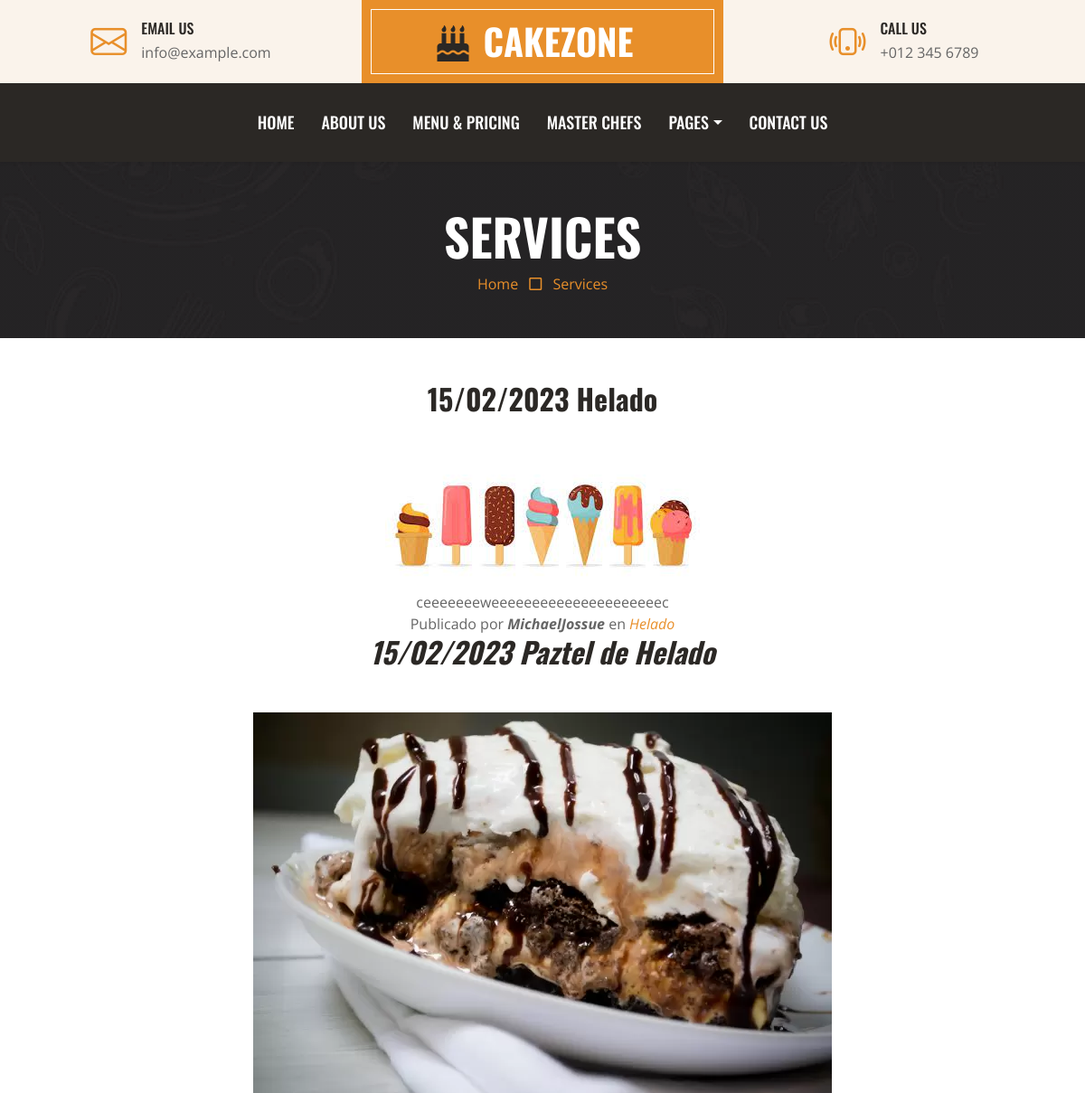
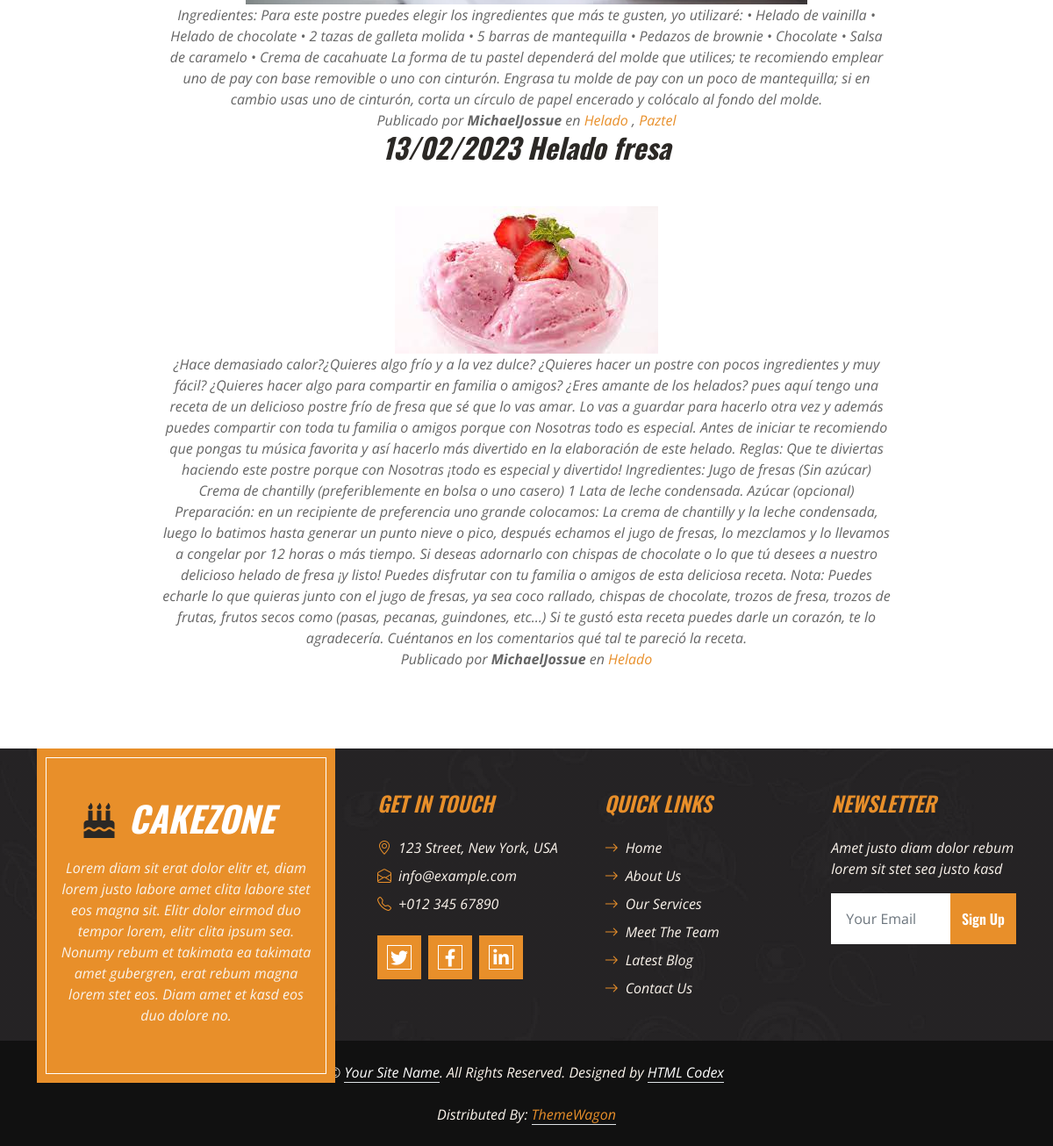
The page /services/category/2/ on the database its author committed (2 pictures, top to bottom).
### services/models.py (models this page shows, shortened)
class Services(models.Model):
    title= models.CharField(max_length=200, verbose_name="Titulo")
    content=models.TextField(verbose_name="Contenido")
    published=models.DateTimeField(verbose_name="Fecha de publicacion", default=now)
    image=models.ImageField(verbose_name="Imagen", upload_to="blogs")
    author=models.ForeignKey(User, verbose_name="Autor", on_delete=models.CASCADE)
    categories=models.ManyToManyField(Category, verbose_name="Categorias")
    created=models.DateTimeField(auto_now_add=True, verbose_name="Fecha de creacion")
    updated= models.DateTimeField(
        auto_now=True, verbose_name="fecha de edicion")
    class Meta:
        verbose_name="Receta"
        verbose_name_plural="Recetas"
        ordering = ["-created"]

class Category(models.Model):
    name=models.CharField(max_length=200, verbose_name="Nombre")
    created=models.DateTimeField(auto_now_add=True, verbose_name="Fecha de creacion")
    updated= models.DateTimeField(
        auto_now=True, verbose_name="fecha de edicion")
    class Meta:
        verbose_name = "Categoria"
        verbose_name_plural = "Categorias"
        ordering = ["-created"]

### services/views.py (the view)
# urls.py: path('category/<int:category_id>/', views.category, name ="category")
def category(request, category_id):
   category=get_object_or_404(Category, id=category_id)
   services=Services.objects.filter(categories=category)
   return render (request, "services/category.html", {'services': services})

### social/processors.py (called while the page is built)
def ctx_dict(request):
    ctx={}
    link=Link.objects.all()
    for links in link:
        ctx[links.key]= links.url #llenamos el diccionario
    return ctx

### services/templates/services/category.html (shortened to what this page needs)
{% extends 'core/base.html' %}
{%block content%}
{%load static%}
    <div class="container-fluid bg-dark bg-img p-5 mb-5">
        <div class="row">
            <div class="col-12 text-center">
                <h1 class="display-4 text-uppercase text-white">Services</h1>
                <a href="{%url 'home'%}">Home</a>
                <i class="far fa-square text-primary px-2"></i>
                <a href="{%url 'services'%}">Services</a>
            </div>
        </div>
    </div>
    {%for receta in services%}
    <section class="page-section cta">
      <div class="container">
        <div class="row">
          <div class="col-xl-9 mx-auto">
            <div class="cta-innerv text-center rounded">
              <h2 class="section-heading mb-5">
                <span class="section-heading-upper">{{receta.published|date:"SHORT_DATE_FORMAT"}}</span>
                <span class="section-heading-lower">{{receta.title}}</span>
              </h2>
              <p class="mb-0">
                <img class="mx-auto d-flex rounded img-fluid mb-3 mb-lg-0" src="{{receta.image.url}}" alt="">
              </p>
              <p class="mb-0 mbt">
                {{receta.content}}
              </p>
              <p class="mb-0 mbt">
                <span class="section-heading-under">Publicado por <em><b>{{receta.author}}</b></em> en
                {%for category in receta.categories.all%}
                <em><a href="{%url 'category' category.id %}"> {{category.name}} </a><em>{%if not forloop.last %},{%endif%}
                {%endfor%}
                 </span>
              </p>
            </div>
          </div>
        </div>
      </div>
    </section>
{%endfor%}
{%endblock%}

### core/templates/core/base.html (shortened to what this page needs)
<!DOCTYPE html>
<html lang="en">
<head>
    {%load static%}
    <link href="https://cdnjs.cloudflare.com/ajax/libs/font-awesome/5.10.0/css/all.min.css" rel="stylesheet">
    <link href="https://cdn.jsdelivr.net/npm/bootstrap-icons@1.4.1/font/bootstrap-icons.css" rel="stylesheet">
    <link href="{% static 'core/lib/owlcarousel/assets/owl.carousel.min.css' %}" rel="stylesheet">
    <link href="{% static 'core/css/bootstrap.min.css' %}" rel="stylesheet">
    <link href="{% static 'core/css/style.css' %}" rel="stylesheet">
</head>
<body>
    <div class="container-fluid px-0 d-none d-lg-block">
        <div class="row gx-0">
            <div class="col-lg-4 text-center bg-secondary py-3">
                <div class="d-inline-flex align-items-center justify-content-center">
                    <i class="bi bi-envelope fs-1 text-primary me-3"></i>
                    <div class="text-start">
                        <h6 class="text-uppercase mb-1">Email Us</h6>
                        <span>info@example.com</span>
                    </div>
                </div>
            </div>
            <div class="col-lg-4 text-center bg-primary border-inner py-3">
                <div class="d-inline-flex align-items-center justify-content-center">
                    <a href="index.html" class="navbar-brand">
                        <h1 class="m-0 text-uppercase text-white"><i class="fa fa-birthday-cake fs-1 text-dark me-3"></i>CakeZone</h1>
                    </a>
                </div>
            </div>
            <div class="col-lg-4 text-center bg-secondary py-3">
                <div class="d-inline-flex align-items-center justify-content-center">
                    <i class="bi bi-phone-vibrate fs-1 text-primary me-3"></i>
                    <div class="text-start">
                        <h6 class="text-uppercase mb-1">Call Us</h6>
                        <span>+012 345 6789</span>
                    </div>
                </div>
            </div>
        </div>
    </div>
    <nav class="navbar navbar-expand-lg bg-dark navbar-dark shadow-sm py-3 py-lg-0 px-3 px-lg-0">
        <div class="collapse navbar-collapse" id="navbarCollapse">
            <div class="navbar-nav ms-auto mx-lg-auto py-0">
                <a href="{%url 'home'%}" class="nav-item {%if request.path == '/' %}active{%endif%} nav-link">Home</a>
                <a href="{%url 'about'%}" class="nav-item {%if request.path == '/about/' %}active{%endif%}  nav-link">About Us</a>
                <a href="{%url 'menu'%}" class="nav-item {%if request.path == '/menu/' %}active{%endif%} nav-link">Menu & Pricing</a>
                <a href="{%url 'team'%}" class="nav-item {%if request.path == '/team/' %}active{%endif%} nav-link">Master Chefs</a>
                <div class="nav-item dropdown">
                    <a href="#" class="nav-link dropdown-toggle" data-bs-toggle="dropdown">Pages</a>
                </div>
                <a href="{%url 'contact'%}" class="nav-item {%if request.path == '/contact/' %}active{%endif%} nav-link">Contact Us</a>
            </div>
        </div>
    </nav>
     {%block content%}{%endblock%}
    <div class="container-fluid bg-img text-secondary" style="margin-top: 90px">
        <div class="container">
            <div class="row gx-5">
                <div class="col-lg-4 col-md-6 mb-lg-n5">
                    <div class="d-flex flex-column align-items-center justify-content-center text-center h-100 bg-primary border-inner p-4">
                        <a href="index.html" class="navbar-brand">
                            <h1 class="m-0 text-uppercase text-white"><i class="fa fa-birthday-cake fs-1 text-dark me-3"></i>CakeZone</h1>
                        </a>
                        <p class="mt-3">Lorem diam sit erat dolor elitr et, diam lorem justo labore amet clita labore stet eos magna sit. Elitr dolor eirmod duo tempor lorem, elitr clita ipsum sea. Nonumy rebum et takimata ea takimata amet gubergren, erat rebum magna lorem stet eos. Diam amet et kasd eos duo dolore no.</p>
                    </div>
                </div>
                <div class="col-lg-8 col-md-6">
                    <div class="row gx-5">
                        <div class="col-lg-4 col-md-12 pt-5 mb-5">
                            <h4 class="text-primary text-uppercase mb-4">Get In Touch</h4>
                            <div class="d-flex mb-2">
                                <i class="bi bi-geo-alt text-primary me-2"></i>
                                <p class="mb-0">123 Street, New York, USA</p>
                            </div>
                            <div class="d-flex mb-2">
                                <i class="bi bi-envelope-open text-primary me-2"></i>
                                <p class="mb-0">info@example.com</p>
                            </div>
                            <div class="d-flex mb-2">
                                <i class="bi bi-telephone text-primary me-2"></i>
                                <p class="mb-0">+012 345 67890</p>
                            </div>
                            <div class="d-flex mt-4">
                               {% if LINK_TWITER != null %} <a class="btn btn-lg btn-primary btn-lg-square border-inner rounded-0 me-2" href="{{LINK_TWITER}}"><i class="fab fa-twitter fw-normal"></i></a>  {%endif%}
                               {% if LINK_FACEBOOK != null %} <a class="btn btn-lg btn-primary btn-lg-square border-inner rounded-0 me-2" href="{{LINK_FACEBOOK}}"><i class="fab fa-facebook-f fw-normal"></i></a>  {%endif%}
                                {% if LINK_INSTAGRAM != null %}<a class="btn btn-lg btn-primary btn-lg-square border-inner rounded-0 me-2" href="{{LINK_INSTAGRAM}}"><i class="fab fa-linkedin-in fw-normal"></i></a>  {%endif%}
                            </div>
                        </div>
                        <div class="col-lg-4 col-md-12 pt-0 pt-lg-5 mb-5">
                            <h4 class="text-primary text-uppercase mb-4">Quick Links</h4>
                            <div class="d-flex flex-column justify-content-start">
                                <a class="text-secondary mb-2" href="#"><i class="bi bi-arrow-right text-primary me-2"></i>Home</a>
                                <a class="text-secondary mb-2" href="#"><i class="bi bi-arrow-right text-primary me-2"></i>About Us</a>
                                <a class="text-secondary mb-2" href="#"><i class="bi bi-arrow-right text-primary me-2"></i>Our Services</a>
                                <a class="text-secondary mb-2" href="#"><i class="bi bi-arrow-right text-primary me-2"></i>Meet The Team</a>
                                <a class="text-secondary mb-2" href="#"><i class="bi bi-arrow-right text-primary me-2"></i>Latest Blog</a>
                                <a class="text-secondary" href="#"><i class="bi bi-arrow-right text-primary me-2"></i>Contact Us</a>
                            </div>
                        </div>
                        <div class="col-lg-4 col-md-12 pt-0 pt-lg-5 mb-5">
                            <h4 class="text-primary text-uppercase mb-4">Newsletter</h4>
                            <p>Amet justo diam dolor rebum lorem sit stet sea justo kasd</p>
                            <form action="">
                                <div class="input-group">
                                    <input type="text" class="form-control border-white p-3" placeholder="Your Email">
                                    <button class="btn btn-primary">Sign Up</button>
                                </div>
                            </form>
                        </div>
                    </div>
                </div>
            </div>
        </div>
    </div>
    <div class="container-fluid text-secondary py-4" style="background: #111111;">
        <div class="container text-center">
            <p class="mb-0">&copy; <a class="text-white border-bottom" href="#">Your Site Name</a>. All Rights Reserved.
			Designed by <a class="text-white border-bottom" href="">HTML Codex</a></p>
            <br>Distributed By: <a class="border-bottom" href="https://themewagon.com" target="_blank">ThemeWagon</a>
        </div>
    </div>
</body>
</html>

### core/static/core/css/style.css (style rules this page uses)
:root { --primary: #E88F2A; --secondary: #FAF3EB; --light: #FFFFFF; --dark: #2B2825; }
h1, h2, .font-weight-bold { font-weight: 700 !important; }
h3, h4, .font-weight-semi-bold { font-weight: 600 !important; }
h5, h6, .font-weight-medium { font-weight: 500 !important; }
.btn { font-family: 'Oswald', sans-serif; font-weight: 600; transition: .5s; }
.btn-primary { color: #FFFFFF; }
.border-inner { position: relative; }
.border-inner * { position: relative; z-index: 1; }
.border-inner::before { position: absolute; content: ""; top: 10px; right: 10px; bottom: 10px; left: 10px; background: none; border: 1px solid var(--light); z-index: 0; }
.btn-lg-square { width: 50px; height: 50px; }
.btn-square, .btn-sm-square, .btn-lg-square { padding-left: 0; padding-right: 0; text-align: center; }
.navbar-dark .navbar-nav .nav-link { font-family: 'Oswald', sans-serif; padding: 30px 15px; font-size: 18px; font-weight: 500; text-transform: uppercase; color: var(--light); outline: none; transition: .5s; }
.bg-img { background: linear-gradient(rgba(43, 40, 37, .5), rgba(43, 40, 37, .5)), url(../img/bg.jpg) center center no-repeat; background-size: cover; }

### rows shown on the page
Services: published "15/02/2023", title "Helado", image (picture), content "ceeeeeeeweeeeeeeeeeeeeeeeeeeeec", author "MichaelJossue"
Category: name "Helado"
Services: published "15/02/2023", title "Paztel de Helado", image (picture), content "Ingredientes: Para este postre puedes elegir los ingredientes que más te gusten, yo utilizaré: • Helado de vainilla • Helado de chocolate • 2 tazas de galleta molida • 5 barras de mantequilla • Pedazos de brownie • Chocolate • Salsa de caramelo • Crema de cacahuate La forma de tu pastel dependerá del molde que utilices; te recomiendo emplear uno de pay con base removible o uno con cinturón. Engrasa tu molde de pay con un poco de mantequilla; si en cambio usas uno de cinturón, corta un círculo de papel encerado y colócalo al fondo del molde.", author "MichaelJossue"
Category: name "Paztel"
Services: published "13/02/2023", title "Helado fresa", image (picture), content "¿Hace demasiado calor?¿Quieres algo frío y a la vez dulce? ¿Quieres hacer un postre con pocos ingredientes y muy fácil? ¿Quieres hacer algo para compartir en familia o amigos? ¿Eres amante de los helados? pues aquí tengo una receta de un delicioso postre frío de fresa que sé que lo vas amar. Lo vas a guardar para hacerlo otra vez y además puedes compartir con toda tu familia o amigos porque con Nosotras todo es especial. Antes de iniciar te recomiendo que pongas tu música favorita y así hacerlo más divertido en la elaboración de este helado. Reglas: Que te diviertas haciendo este postre porque con Nosotras ¡todo es especial y divertido! Ingredientes: Jugo de fresas (Sin azúcar) Crema de…", author "MichaelJossue"
